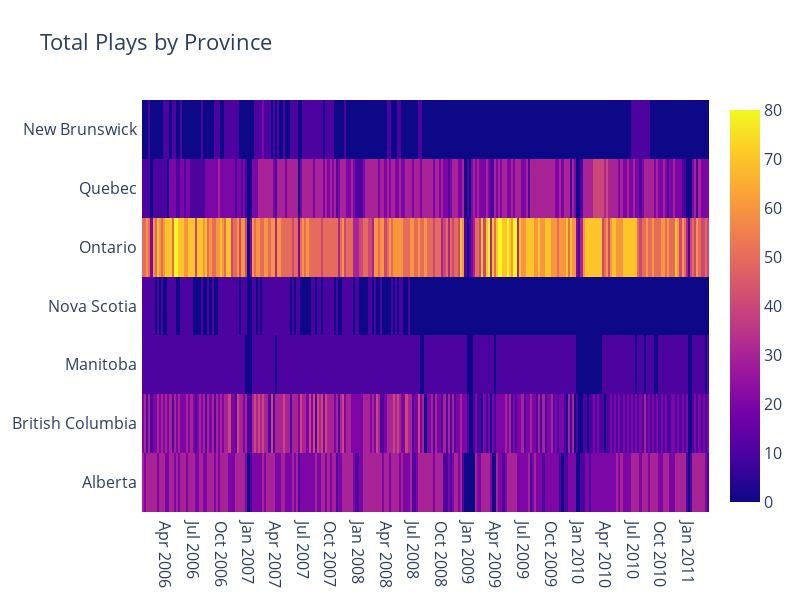

The cell this chart's notebook holds for it:
### Code cell
x = time_table['week_of']
y = [x.split('_')[0] for x in time_table.columns if 'province' in x]
z = time_table[[x for x in time_table.columns if 'province' in x]].T
plot_time_series(x,y,z, 'Total Plays by Province')

### Figure 1 — Plotly figure (JSON) as saved in the notebook; plotly's stock layout.template omitted (floating-point values rounded to 4 significant figures; data arrays with more than 128 entries replaced by an {"elided": "..."} marker saying what was removed)
{"data": [{"type": "heatmap", "x": {"elided": "267 str values"}, "y": ["Alberta ", "British Columbia ", "Manitoba ", "Nova Scotia ", "Ontario ", "Quebec ", "New Brunswick "], "z": {"elided": "7x267 int values"}}], "layout": {"font": {"size": 16}, "height": 600, "title": {"text": "Total Plays by Province"}, "width": 800, "xaxis": {"nticks": 22}, "yaxis": {"nticks": 7}}}
